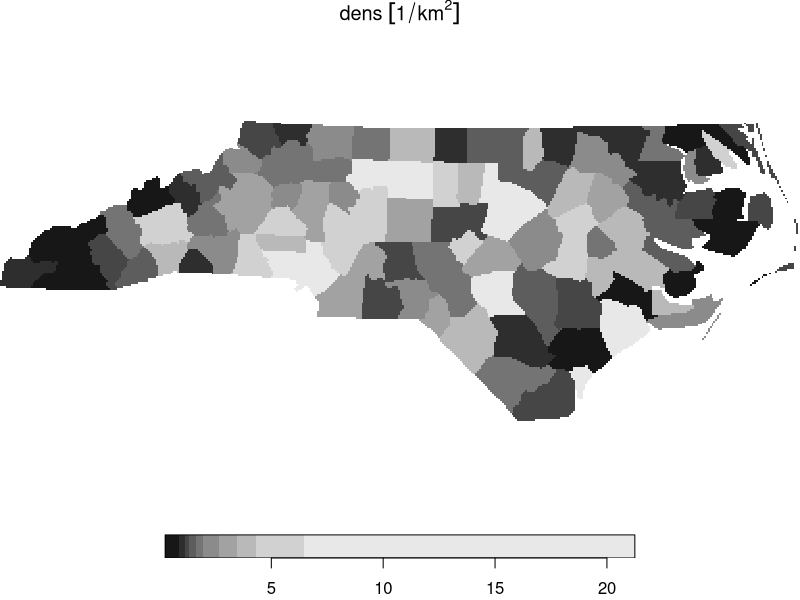
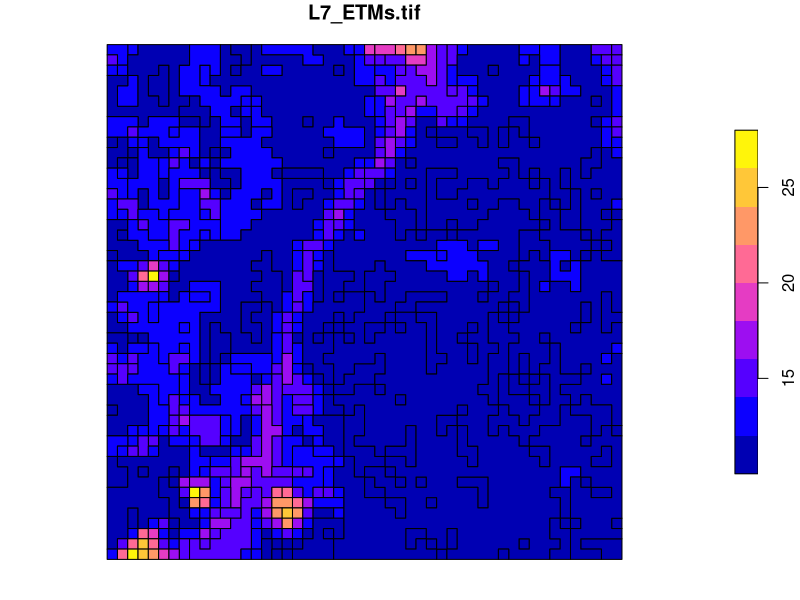
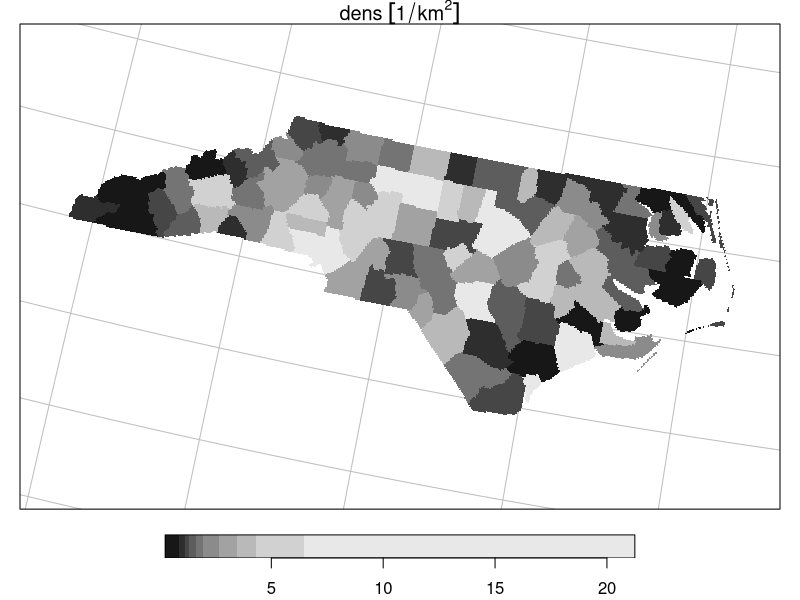
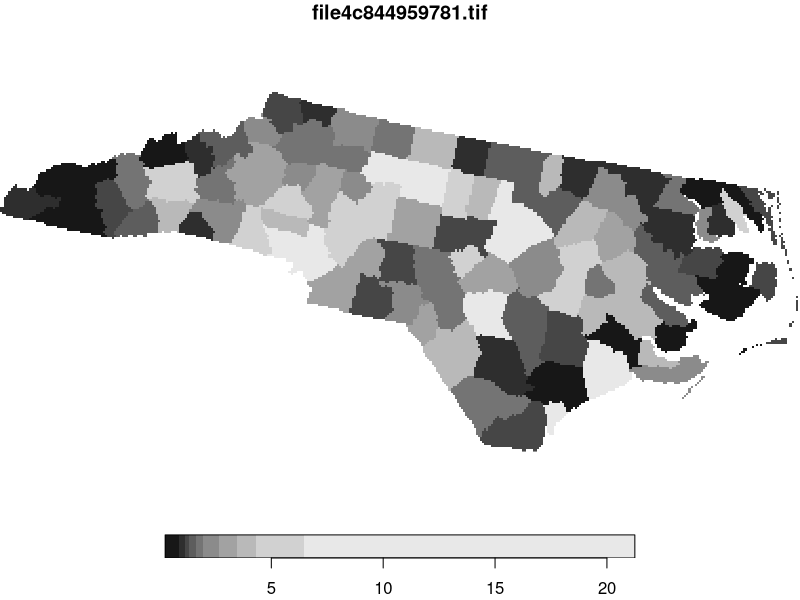

Reproduce these figures in R, in order.
## ---- chunk 1
knitr::opts_chunk$set(echo = TRUE)
knitr::opts_chunk$set(collapse = TRUE)
suppressPackageStartupMessages(library(sf))
ev = sf_extSoftVersion()["GDAL"] >= "2.4.0"
## ---- chunk 2
library(stars)
system.file("gpkg/nc.gpkg", package = "sf") %>%
  read_sf() %>%
  st_transform(32119) -> nc
nc$dens = nc$BIR79 / units::set_units(st_area(nc), km^2)
(nc.st = st_rasterize(nc["dens"], deltax = 5000, deltay = 5000))
plot(nc.st)
## ---- chunk 3
tif = system.file("tif/L7_ETMs.tif", package = "stars")
x = read_stars(tif)[, 1:50, 1:50, 1:2]
x[[1]] = round(x[[1]]/5)
## ---- chunk 4
#p = st_as_sf(x, as_points = TRUE, merge = TRUE)
#plot(p)
## ---- chunk 5
st_as_sf(x, as_points = TRUE, merge = FALSE)
## ---- chunk 6
st_as_sf(x, as_points = TRUE, merge = FALSE, long = TRUE)
## ---- chunk 7
st_as_sf(x[1], as_points = FALSE, merge = FALSE)
## ---- chunk 8
p = st_as_sf(x, as_points = FALSE, merge = TRUE)
## ---- chunk 9
plot(p)
## ---- chunk 10
x.sf = st_xy2sfc(x, as_points = TRUE)
x.sf
## ---- chunk 11
nc.st %>% st_transform("+proj=laea +lat_0=34 +lon_0=-60") -> nc.curv
nc.curv
plot(nc.curv, border = NA, graticule = TRUE)
## ---- chunk 12
nc %>% st_transform("+proj=laea +lat_0=34 +lon_0=-60") %>% st_bbox() %>%
	st_as_stars() -> newgrid
## ---- chunk 13
nc.st %>% st_warp(newgrid, use_gdal=TRUE) -> nc.new
nc.new 
plot(nc.new)
